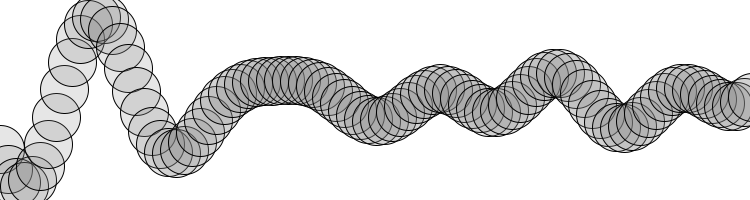
Frame 1 (no input)
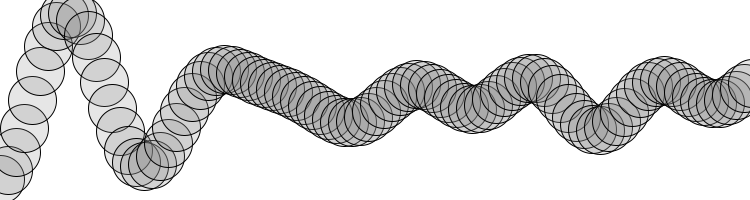
Frame 60 (the mouse pressed at the canvas centre just before this capture)
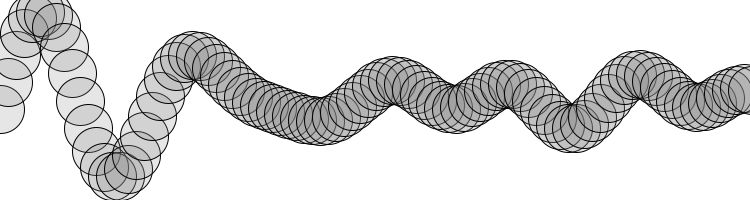
Frame 120 (the mouse held since frame 60 and released just before this capture)

The Processing sketch that drew these frames (run headless with seeded random() and noise(); from frame 60 on, the mouse is pressed at the canvas centre):

// Processing sketch: Exercise_3_11
// ── Exercise_3_11.pde
// The Nature of Code
// Daniel Shiffman
// http://natureofcode.com

// Additive Wave
// Create a more complex wave by adding two waves together. 
 
int xspacing = 8;   // How far apart should each horizontal position be spaced
int w;              // Width of entire wave
int maxwaves = 5;   // total # of waves to add together

float theta = 0.0;
float[] amplitude = new float[maxwaves];   // Height of wave
float[] dx = new float[maxwaves];          // Value for incrementing X, to be calculated as a function of period and xspacing
float[] yvalues;                           // Using an array to store height values for the wave (not entirely necessary)

void setup() {
  size(750,200);
  w = width + 16;

  for (int i = 0; i < maxwaves; i++) {
    amplitude[i] = random(10,30);
    float period = random(100,300); // How many pixels before the wave repeats
    dx[i] = (TWO_PI / period) * xspacing;
  }

  yvalues = new float[w/xspacing];
}

void draw() {
  background(255);
  calcWave();
  renderWave();
}

void calcWave() {
  // Increment theta (try different values for 'angular velocity' here
  theta += 0.02;

  // Set all height values to zero
  for (int i = 0; i < yvalues.length; i++) {
    yvalues[i] = 0;
  }
 
  // Accumulate wave height values
  for (int j = 0; j < maxwaves; j++) {
    float x = theta;
    for (int i = 0; i < yvalues.length; i++) {
      // Every other wave is cosine instead of sine
      if (j % 2 == 0)  yvalues[i] += sin(x)*amplitude[j];
      else yvalues[i] += cos(x)*amplitude[j];
      x+=dx[j];
    }
  }
}

void renderWave() {
  // A simple way to draw the wave with an ellipse at each position
  stroke(0);
  fill(127,50);
  ellipseMode(CENTER);
  for (int x = 0; x < yvalues.length; x++) {
    ellipse(x*xspacing,height/2+yvalues[x],48,48);
  }
}

// ── Oscillator.pde
class Oscillator
{
  PVector angle;
  PVector velocity;
  PVector amplitude;
  PVector acceleration;
  

  Oscillator(PVector a_)
  {
    amplitude = a_;
   angle = new PVector();
   velocity = new PVector();
  }
  
  void oscillate()
  {
    acceleration = new PVector(random(-0.01,0.01), random(-0.01,0.01));
    
    velocity.add(acceleration);
    
    velocity.limit(0.05);
    angle.add(velocity); 
  }
  
  void display()
  {
   float x = (sin(angle.x)) * amplitude.x;
   float y = (sin(angle.y)) * amplitude.y;
   
   pushMatrix();
   translate(width/2, height/2);
   stroke(0);
   line(0,0,x,y);
   ellipse(x,y,16,16);
   popMatrix();
  }
}

// ── Wave.pde
// The Nature of Code
// Daniel Shiffman
// http://natureofcode.com

class Wave {
  
  int xspacing = 8; // How far apart should each horizontal position be spaced
  int w;            // Width of entire wave
  
  PVector origin;          // Where does the wave's first point start
  float theta = 0.0;       // Start angle at 0
  float amplitude;         // Height of wave
  float period;            // How many pixels before the wave repeats
  float dx;                // Value for incrementing X, to be calculated as a function of period and xspacing
  float[] yvalues;         // Using an array to store height values for the wave (not entirely necessary)

  float x2;
  float dx2;

  Wave(PVector o, int w_, float a, float p) {
    origin = o.get();
    w = w_;
    period = p;
    amplitude = a;
    dx = (TWO_PI / period) * xspacing;
    dx2 = (TWO_PI / period) * xspacing;
    yvalues = new float[w/xspacing];
  }


  void calculate() {
    // Increment theta (try different values for 'angular velocity' here
    theta += 0.02;

    // For every x value, calculate a y value with sine function
    float x = theta;
    for (int i = 0; i < yvalues.length; i++) {
      yvalues[i] = sin(x)*amplitude;
      x+=dx;
    }
    
    for(int i = 0; i < yvalues.length;i++)
    {
        yvalues[i] += sin(x2)*amplitude * 0.25;
        x2 += dx2;
    }
  }

  void display() {
    // A simple way to draw the wave with an ellipse at each position
    for (int x = 0; x < yvalues.length; x++) {
      stroke(0);
      fill(0,50);
      ellipseMode(CENTER);
      ellipse(origin.x+x*xspacing,origin.y+yvalues[x],48,48);
    }
  }
}
